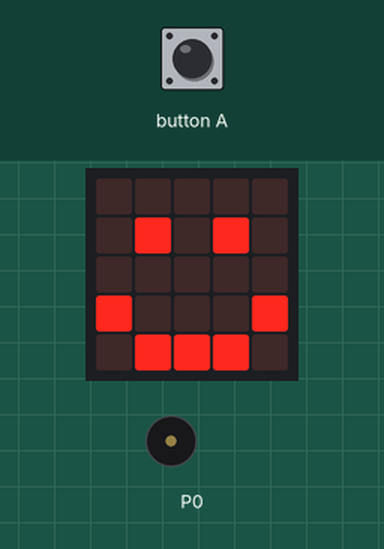
This program was run on a simulated BBC micro:bit (MakeCode). Shown: the board's 5×5 LED display, buzzer (waves = sounding). Inputs (shaded band) come from the test bench.

Above: at 1.2 s.
1.3 s: button A pressed for 0.15 s
At 5.2 s:
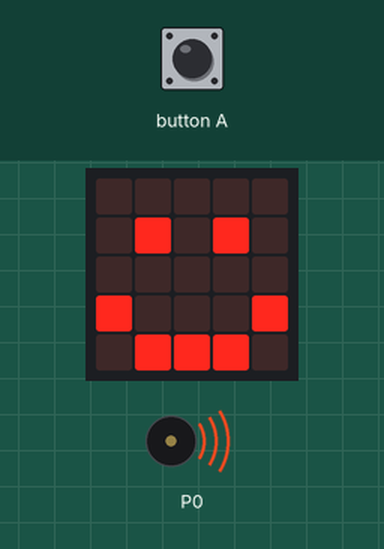
Timing chart, 0 to 8.0 s (numbered marks = the images above; inputs shaded):
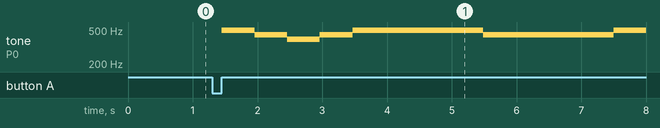

The program:

main.ts
```typescript
input.onButtonPressed(Button.A, function () {
    music.playTone(494, music.beat(BeatFraction.Whole))
    music.playTone(440, music.beat(BeatFraction.Whole))
    music.playTone(392, music.beat(BeatFraction.Whole))
    music.playTone(440, music.beat(BeatFraction.Whole))
    music.playTone(494, music.beat(BeatFraction.Whole))
    music.playTone(494, music.beat(BeatFraction.Whole))
    music.playTone(494, music.beat(BeatFraction.Double))
    music.playTone(440, music.beat(BeatFraction.Whole))
    music.playTone(440, music.beat(BeatFraction.Whole))
    music.playTone(440, music.beat(BeatFraction.Double))
    music.playTone(494, music.beat(BeatFraction.Whole))
    music.playTone(587, music.beat(BeatFraction.Whole))
    music.playTone(587, music.beat(BeatFraction.Double))
    music.playTone(494, music.beat(BeatFraction.Whole))
    music.playTone(440, music.beat(BeatFraction.Whole))
    music.playTone(392, music.beat(BeatFraction.Whole))
    music.playTone(440, music.beat(BeatFraction.Whole))
    music.playTone(494, music.beat(BeatFraction.Whole))
    music.playTone(494, music.beat(BeatFraction.Whole))
    music.playTone(494, music.beat(BeatFraction.Whole))
    music.playTone(494, music.beat(BeatFraction.Whole))
    music.playTone(440, music.beat(BeatFraction.Whole))
    music.playTone(440, music.beat(BeatFraction.Whole))
    music.playTone(494, music.beat(BeatFraction.Whole))
    music.playTone(440, music.beat(BeatFraction.Whole))
    music.playTone(392, music.beat(BeatFraction.Breve))
})
basic.forever(function () {
    basic.showIcon(IconNames.Happy)
    music.setTempo(120)
})
```

test.ts
```typescript
// testes vão aqui; isto não será compilado quando este pacote for usado como uma extensão.
```

Measured:
- after the input at 1.3 s, tone on P0: plays 494 Hz for 0.51 s, 440 Hz for 0.51 s, 392 Hz for 0.51 s, 440 Hz for 0.51 s, 494 Hz for 2.0 s, 440 Hz for 2.0 s … (7 notes in this stretch), starting after 0.15 s
